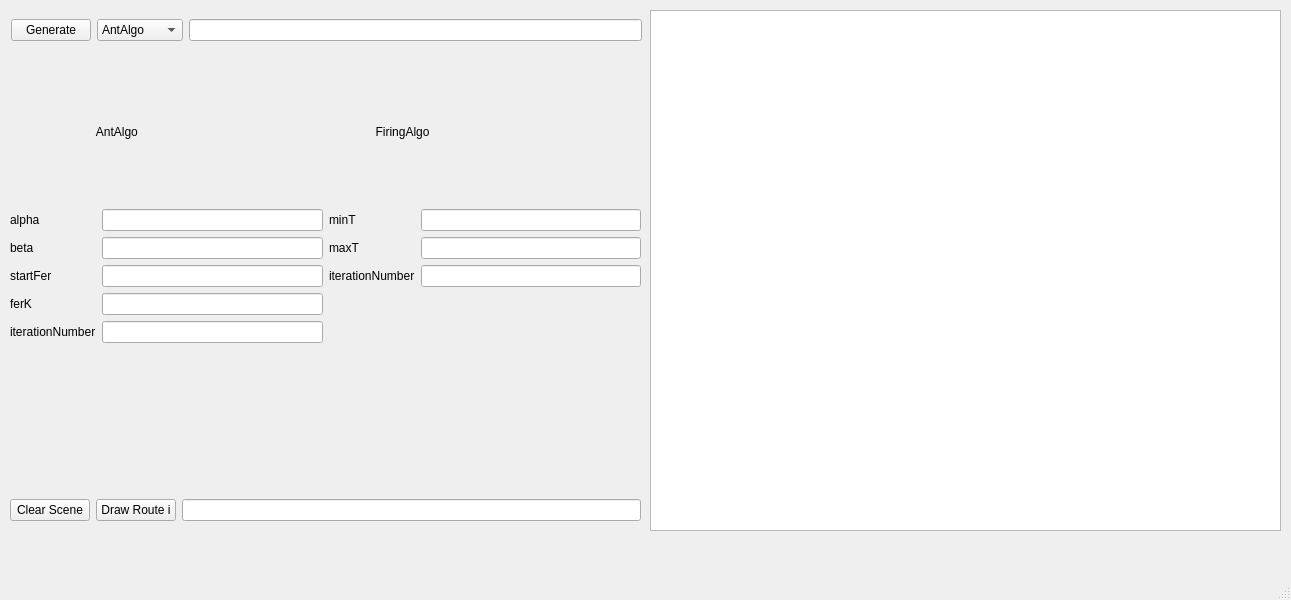
<?xml version="1.0" encoding="UTF-8"?>
<ui version="4.0">
 <class>MainWindow</class>
 <widget class="QMainWindow" name="MainWindow">
  <property name="geometry">
   <rect>
    <x>0</x>
    <y>0</y>
    <width>1291</width>
    <height>600</height>
   </rect>
  </property>
  <property name="windowTitle">
   <string>MainWindow</string>
  </property>
  <widget class="QWidget" name="centralwidget">
   <widget class="QGraphicsView" name="graphicsView">
    <property name="geometry">
     <rect>
      <x>650</x>
      <y>10</y>
      <width>631</width>
      <height>521</height>
     </rect>
    </property>
   </widget>
   <widget class="QWidget" name="horizontalLayoutWidget">
    <property name="geometry">
     <rect>
      <x>10</x>
      <y>490</y>
      <width>631</width>
      <height>41</height>
     </rect>
    </property>
    <layout class="QHBoxLayout" name="horizontalLayout">
     <item>
      <widget class="QPushButton" name="clearButton">
       <property name="text">
        <string>Clear Scene</string>
       </property>
      </widget>
     </item>
     <item>
      <widget class="QPushButton" name="drawButton">
       <property name="text">
        <string>Draw Route i</string>
       </property>
      </widget>
     </item>
     <item>
      <widget class="QLineEdit" name="iteration"/>
     </item>
    </layout>
   </widget>
   <widget class="QWidget" name="horizontalLayoutWidget_2">
    <property name="geometry">
     <rect>
      <x>11</x>
      <y>10</y>
      <width>631</width>
      <height>41</height>
     </rect>
    </property>
    <layout class="QHBoxLayout" name="horizontalLayout_2">
     <item>
      <widget class="QPushButton" name="generateButton">
       <property name="text">
        <string>Generate</string>
       </property>
      </widget>
     </item>
     <item>
      <widget class="QComboBox" name="algoBox">
       <item>
        <property name="text">
         <string>AntAlgo</string>
        </property>
       </item>
       <item>
        <property name="text">
         <string>FiringAlgo</string>
        </property>
       </item>
      </widget>
     </item>
     <item>
      <widget class="QLineEdit" name="dotNumber"/>
     </item>
    </layout>
   </widget>
   <widget class="QWidget" name="horizontalLayoutWidget_3">
    <property name="geometry">
     <rect>
      <x>10</x>
      <y>60</y>
      <width>631</width>
      <height>291</height>
     </rect>
    </property>
    <layout class="QHBoxLayout" name="horizontalLayout_3">
     <item>
      <layout class="QVBoxLayout" name="verticalLayout">
       <item>
        <widget class="QLabel" name="label">
         <property name="text">
          <string>                          AntAlgo</string>
         </property>
        </widget>
       </item>
       <item>
        <layout class="QFormLayout" name="formLayout">
         <item row="0" column="0">
          <widget class="QLabel" name="label_3">
           <property name="text">
            <string>alpha</string>
           </property>
          </widget>
         </item>
         <item row="0" column="1">
          <widget class="QLineEdit" name="antAlpha"/>
         </item>
         <item row="1" column="0">
          <widget class="QLabel" name="label_4">
           <property name="text">
            <string>beta</string>
           </property>
          </widget>
         </item>
         <item row="1" column="1">
          <widget class="QLineEdit" name="antBeta"/>
         </item>
         <item row="2" column="0">
          <widget class="QLabel" name="label_5">
           <property name="text">
            <string>startFer</string>
           </property>
          </widget>
         </item>
         <item row="2" column="1">
          <widget class="QLineEdit" name="antStartFer"/>
         </item>
         <item row="4" column="0">
          <widget class="QLabel" name="label_6">
           <property name="text">
            <string>iterationNumber</string>
           </property>
          </widget>
         </item>
         <item row="4" column="1">
          <widget class="QLineEdit" name="antIterationNumber"/>
         </item>
         <item row="3" column="1">
          <widget class="QLineEdit" name="antFerK"/>
         </item>
         <item row="3" column="0">
          <widget class="QLabel" name="label_10">
           <property name="text">
            <string>ferK</string>
           </property>
          </widget>
         </item>
        </layout>
       </item>
      </layout>
     </item>
     <item>
      <layout class="QVBoxLayout" name="verticalLayout_2">
       <item>
        <widget class="QLabel" name="label_9">
         <property name="text">
          <string>              FiringAlgo</string>
         </property>
        </widget>
       </item>
       <item>
        <layout class="QFormLayout" name="formLayout_2">
         <item row="0" column="1">
          <widget class="QLineEdit" name="FireMinT"/>
         </item>
         <item row="0" column="0">
          <widget class="QLabel" name="label_2">
           <property name="text">
            <string>minT</string>
           </property>
          </widget>
         </item>
         <item row="1" column="0">
          <widget class="QLabel" name="label_7">
           <property name="text">
            <string>maxT</string>
           </property>
          </widget>
         </item>
         <item row="2" column="0">
          <widget class="QLabel" name="label_8">
           <property name="text">
            <string>iterationNumber</string>
           </property>
          </widget>
         </item>
         <item row="1" column="1">
          <widget class="QLineEdit" name="FireMaxT"/>
         </item>
         <item row="2" column="1">
          <widget class="QLineEdit" name="fireIterationNumber"/>
         </item>
        </layout>
       </item>
      </layout>
     </item>
    </layout>
   </widget>
  </widget>
  <widget class="QMenuBar" name="menubar">
   <property name="geometry">
    <rect>
     <x>0</x>
     <y>0</y>
     <width>1291</width>
     <height>22</height>
    </rect>
   </property>
  </widget>
  <widget class="QStatusBar" name="statusbar"/>
 </widget>
 <resources/>
 <connections/>
</ui>
